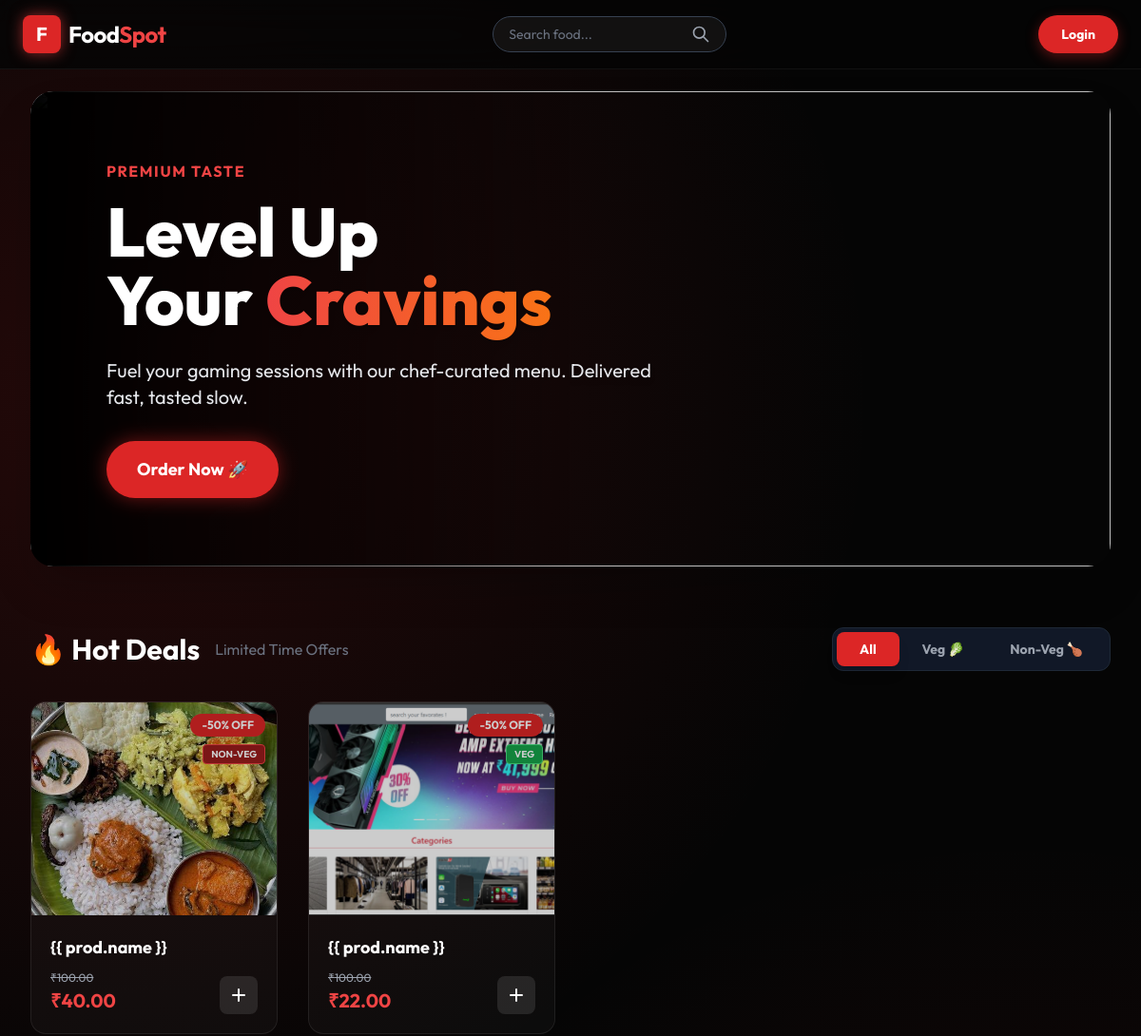
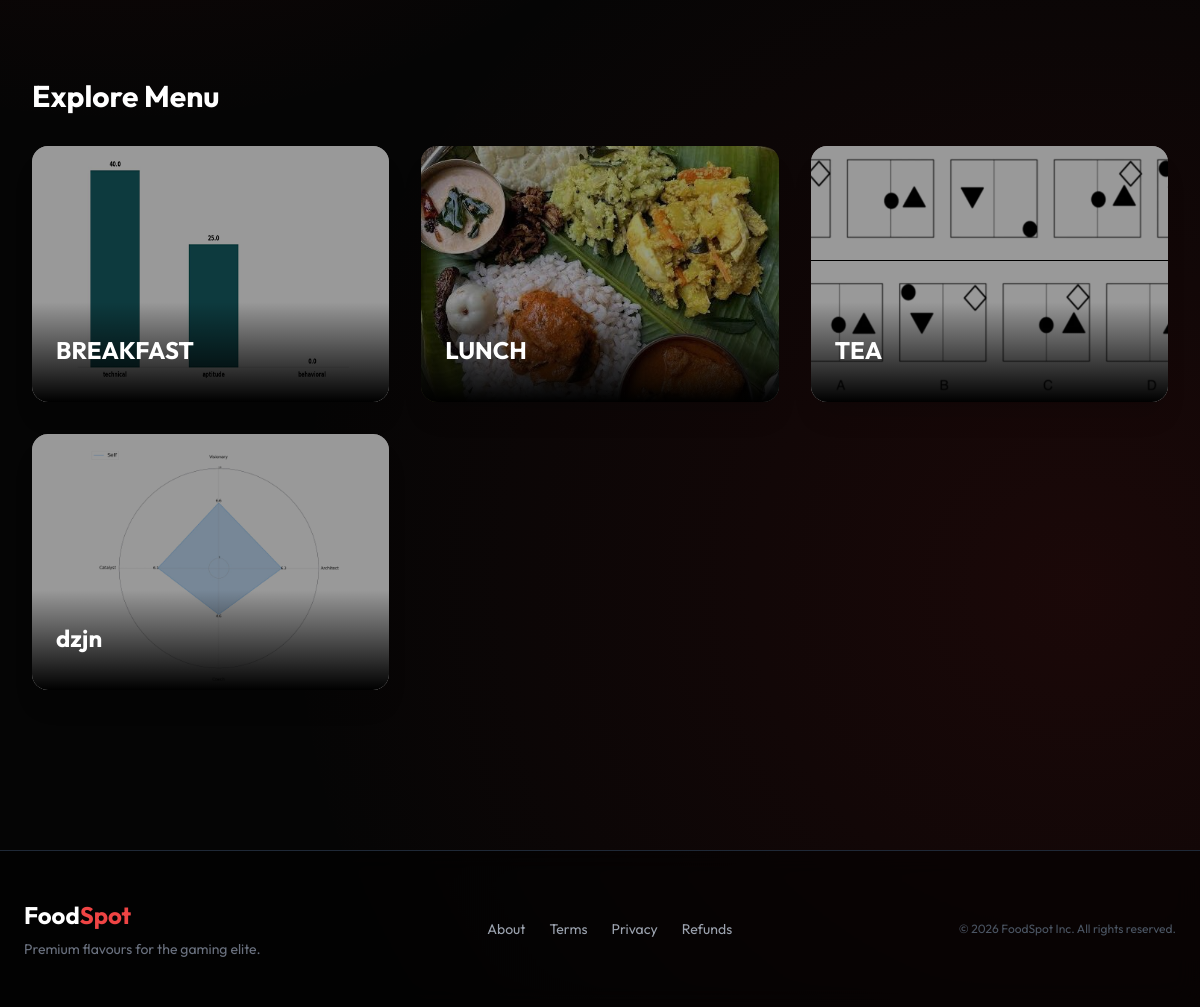
The page /home on the database its author committed (2 pictures, top to bottom).
### menu/models.py (models this page shows, shortened)
class Product(models.Model):
    category = models.ForeignKey(Category, on_delete=models.CASCADE)
    name = models.CharField(max_length=150, null=False, blank=False)
    product_image = models.ImageField(upload_to='images', null=True, blank=True)
    quantity = models.IntegerField(null=False, blank=False, default=0)
    original_price = models.DecimalField(max_digits=10, decimal_places=2, null=False)
    selling_price = models.DecimalField(max_digits=10, decimal_places=2, null=False)
    description = models.TextField(max_length=300, null=False)
    is_veg = models.BooleanField(default=False)

class Category(models.Model):
    name = models.CharField(max_length=200, null=False, blank=False)
    description = models.TextField(max_length=200, null=False, blank=False)
    image = models.ImageField(upload_to='images', null=True)
    status = models.BooleanField(default=False)

### menu/views.py (the view)
# urls.py: path("home", HomeView.as_view(), name="home"),
@method_decorator(never_cache, name="dispatch")
class HomeView(ListView):
    model = Category
    template_name = "menu/index.html"
    context_object_name = "categories"
    def get_context_data(self, **kwargs):
        context = super().get_context_data(**kwargs)
        context['offer_products'] = Product.objects.filter(
            original_price__gt=0,
            selling_price__lte=F('original_price') * 0.5
        )
        return context

### menu/templates/menu/index.html (shortened to what this page needs)
{% extends "menu/base.html" %}
{% block content %}
<div class="relative w-full h-[500px] rounded-3xl overflow-hidden shadow-2xl mb-16 group">
    <div class="absolute inset-0 bg-gradient-to-r from-black via-transparent to-transparent z-10"></div>
    <img src="https://images.unsplash.com/photo-1544025162-d76690b67f66?ixlib=rb-1.2.1&auto=format&fit=crop&w=1950&q=80"
        class="absolute inset-0 w-full h-full object-cover transform group-hover:scale-105 transition duration-[2s] ease-out">
    <div class="absolute inset-0 z-20 flex flex-col justify-center px-10 md:px-20">
        <span class="text-red-500 font-bold tracking-widest uppercase mb-4 animate-pulse">Premium Taste</span>
        <h1 class="text-5xl md:text-7xl font-extrabold text-white leading-tight drop-shadow-lg mb-6">
            Level Up <br> Your <span
                class="text-transparent bg-clip-text bg-gradient-to-r from-red-500 to-orange-500">Cravings</span>
        </h1>
        <p class="text-gray-200 text-lg md:text-xl max-w-xl mb-8 drop-shadow-md">
            Fuel your gaming sessions with our chef-curated menu. Delivered fast, tasted slow.
        </p>
        <a href="#menu-categories"
            class="bg-red-600 text-white px-8 py-4 rounded-full font-bold text-lg w-fit shadow-[0_0_20px_rgba(220,38,38,0.5)] hover:shadow-[0_0_40px_rgba(220,38,38,0.7)] hover:-translate-y-1 transition duration-300">
            Order Now 🚀
        </a>
    </div>
</div>
{% if offer_products %}
<div class="mb-20">
    <div class="flex flex-col md:flex-row items-center justify-between mb-8 gap-4">
        <div class="flex items-center space-x-3">
            <h2 class="text-3xl font-bold text-white flex items-center gap-2">
                🔥 Hot Deals <span class="text-gray-500 text-base font-normal ml-2">Limited Time Offers</span>
            </h2>
        </div>
        <div class="flex bg-gray-900 p-1 rounded-xl border border-gray-800">
            <button onclick="filterProducts('all')" id="btn-all"
                class="px-6 py-2 rounded-lg text-sm font-bold transition-all bg-red-600 text-white shadow-lg">All</button>
            <button onclick="filterProducts('veg')" id="btn-veg"
                class="px-6 py-2 rounded-lg text-sm font-bold text-gray-400 hover:text-white transition-all">Veg
                🥬</button>
            <button onclick="filterProducts('nonveg')" id="btn-nonveg"
                class="px-6 py-2 rounded-lg text-sm font-bold text-gray-400 hover:text-white transition-all">Non-Veg
                🍗</button>
        </div>
    </div>
    <div class="grid grid-cols-1 sm:grid-cols-2 md:grid-cols-4 gap-8 transition-all" id="offer-grid">
        {% for prod in offer_products %}
        <div class="glass rounded-2xl overflow-hidden group relative hover:border-red-500/50 transition duration-300 transform animate-fade-in product-card"
            data-veg="{{ prod.is_veg|yesno:'true,false' }}">
            <div class="absolute top-3 right-3 z-10 flex flex-col gap-2 items-end">
                <div class="bg-red-600 text-white text-xs font-bold px-3 py-1 rounded-full shadow-lg">
                    -50% OFF
                </div>
                {% if prod.is_veg %}
                <div class="bg-green-600 text-white text-[10px] font-bold px-2 py-0.5 rounded border border-green-400">
                    VEG</div>
                {% else %}
                <div class="bg-red-800 text-white text-[10px] font-bold px-2 py-0.5 rounded border border-red-500">
                    NON-VEG</div>
                {% endif %}
            </div>
            <a href="{% url 'product_detail' prod.id %}" class="block overflow-hidden h-56 relative">
                <div class="absolute inset-0 bg-black/20 group-hover:bg-transparent transition z-10"></div>
                {% if prod.product_image %}
                <img src="{{ prod.product_image.url }}"
                    class="w-full h-full object-cover transform group-hover:scale-110 transition duration-500">
                {% else %}
                <div class="w-full h-full bg-gray-800 flex items-center justify-center text-gray-500">No Image</div>
                {% endif %}
            </a>
            <div class="p-5">
                <h3 class="text-lg font-bold text-white truncate mb-1 group-hover:text-red-400 transition">{{ prod.name
                    }}</h3>
                <div class="flex items-end justify-between">
                    <div>
                        <span class="text-xs text-gray-400 line-through">₹{{ prod.original_price }}</span>
                        <div class="text-xl font-bold text-red-500">₹{{ prod.selling_price }}</div>
                    </div>
                    <a href="{% url 'add_to_cart' prod.id %}"
                        class="bg-white/10 hover:bg-red-600 text-white p-2 rounded-lg transition">
                        <svg xmlns="http://www.w3.org/2000/svg" class="h-6 w-6" fill="none" viewBox="0 0 24 24"
                            stroke="currentColor">
                            <path stroke-linecap="round" stroke-linejoin="round" stroke-width="2"
                                d="M12 6v6m0 0v6m0-6h6m-6 0H6" />
                        </svg>
                    </a>
                </div>
            </div>
        </div>
        {% endfor %}
    </div>
</div>
{% endif %}
<div id="menu-categories" class="mb-20">
    <h2 class="text-3xl font-bold mb-8 text-white">Explore Menu</h2>
    <div class="grid grid-cols-1 md:grid-cols-3 gap-8">
        {% for cat in categories %}
        <a href="{% url 'category_detail' cat.id %}" class="group relative rounded-2xl overflow-hidden h-64 shadow-xl">
            <div class="absolute inset-0 bg-black/40 group-hover:bg-black/20 transition z-10"></div>
            <img src="{{ cat.image.url }}"
                class="absolute inset-0 w-full h-full object-cover transform group-hover:scale-110 transition duration-700">
            <div class="absolute bottom-0 left-0 w-full p-6 bg-gradient-to-t from-black to-transparent z-20">
                <h3
                    class="text-2xl font-bold text-white transform translate-y-2 group-hover:translate-y-0 transition duration-300">
                    {{ cat.name }}
                </h3>
            </div>
        </a>
        {% endfor %}
    </div>
</div>
{% endblock %}

### menu/templates/menu/base.html (style rules this page uses)
body { font-family: 'Outfit', sans-serif; background-color: #050505; background-image: radial-gradient(circle at 10% 20%, rgba(220, 38, 38, 0.15) 0%, transparent 40%), radial-gradient(circle at 90% 80%, rgba(220, 38, 38, 0.1) 0%, transparent 40%); color: #fff; overflow-x: hidden; }
.glass { background: rgba(255, 255, 255, 0.03); backdrop-filter: blur(16px); -webkit-backdrop-filter: blur(16px); border: 1px solid rgba(255, 255, 255, 0.08); }

### rows shown on the page
Product: is_veg "NON-VEG", product_image (picture), original_price "100.00", selling_price "40.00"
Product: is_veg "VEG", product_image (picture), original_price "100.00", selling_price "22.00"
Category: image (picture), name "BREAKFAST"
Category: image (picture), name "LUNCH"
Category: image (picture), name "TEA"
Category: image (picture), name "dzjn"
